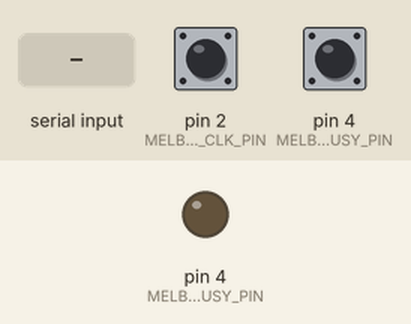
Recording of a program running on a simulated Arduino Nano, built with avr-gcc and run on an emulated ATmega328P. Parts: output pins drawn as LEDs (lit = HIGH). Inputs (shaded band) come from the test bench; at power-on: pin 2 (MELBUS_CLK_PIN) HIGH, pin 4 (MELBUS_BUSY_PIN) HIGH. What the program prints to the serial monitor is not drawn.

Above: at 1.2 s.
1.3 s: "i" received over Serial
At 4.2 s:
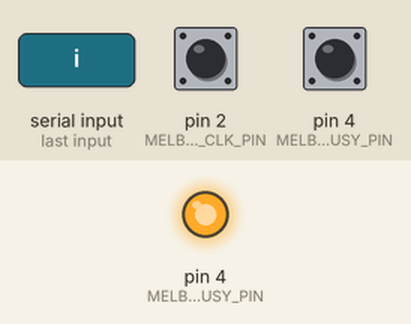
Timing chart, 0 to 5.7 s (numbered marks = the images above; inputs shaded):
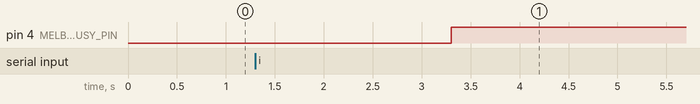

The program:

main.cpp
```cpp
#include <Arduino.h>
#include "melbus.h"

void setup() {
    Serial.begin(115200);
    Serial.print("MELBUS protocol sniffer v1\r\n");
    MELBUS_Init();
}

void loop() {
    bool dataread = false;

    if ( !MELBUS_IsBusy() )
    {
        while(MELBUS_RxBytesAvailable() > 0)
        {
            dataread = true;
            Serial.print(MELBUS_ReadByte(), HEX);
            Serial.print(" ");
        }
        if (dataread)
        {
        Serial.print("\r\n");
        }
        dataread = false;
    }

    if (Serial.available())
    {
        char rx = Serial.read();

        switch (rx)
        {
        case 'i':
            MELBUS_BeginBusyInit();
            break;

        default:
            break;
        }
    }

}
```

melbus.h
```cpp
// (licence header left out)
#ifndef MELBUS_H
#define MELBUS_H

#include <stdint.h>
#include <stdbool.h>

#define MELBUS_CLK_PIN 2
#define MELBUS_DATA_PIN 3
#define MELBUS_BUSY_PIN 4

typedef uint8_t MELBUS_byte_t;

bool MELBUS_Init();

void MELBUS_BeginBusyInit(void);

void MELBUS_SendByte(const MELBUS_byte_t byte);

uint32_t MELBUS_RxBytesAvailable(void);

MELBUS_byte_t MELBUS_ReadByte(void);

bool MELBUS_ConfirmSync(void);

bool MELBUS_IsBusy();

uint32_t MELBUS_GetAvgFreq();

#endif
```

queue.h
```cpp
// (licence header left out)
#ifndef QUEUE_H
#define QUEUE_H

#include "melbus.h"

#define QUEUE_SIZE 128

class MelbusQueue
{
public:
    MelbusQueue();
    void Push(const MELBUS_byte_t byte);
    MELBUS_byte_t Pop();
    uint32_t Size();
    uint32_t Count();
private:
    MELBUS_byte_t m_buffer[QUEUE_SIZE];
    uint32_t m_readIndex;
    uint32_t m_writeIndex;
    uint32_t m_bytesAvailable;
};

#endif
```

melbus.cpp
```cpp
// (licence header left out)
#include "melbus.h"
#include <Arduino.h>
#include "queue.h"

#define INT_NUM 0
#define TIMING_SAMPLES 16
#define TIME_SIZE 8

static MelbusQueue f_rxQueue;
static MelbusQueue f_txQueue;

static volatile MELBUS_byte_t f_rxByte;
static uint8_t f_rxByteBitIndex;

static uint32_t f_timingBegin;
static uint32_t f_timingEnd;
static uint8_t f_timingCounter;

static uint32_t f_times[TIME_SIZE];
static uint8_t f_timesIndex;

static void MelbusRxInterrupt();

bool MELBUS_Init()
{
    f_rxByteBitIndex = 7;
    f_rxByte = 0x00;
    f_timingCounter = 0;
    f_timesIndex = 0;

    memset(f_times, 0, sizeof(f_times));

    pinMode(MELBUS_CLK_PIN, INPUT_PULLUP);
    pinMode(MELBUS_BUSY_PIN, INPUT_PULLUP);
    pinMode(MELBUS_DATA_PIN, INPUT_PULLUP);

    attachInterrupt(digitalPinToInterrupt(MELBUS_CLK_PIN), MelbusRxInterrupt, FALLING);
    return true;
}

void MELBUS_BeginBusyInit(void)
{
    EIMSK &= ~(1<<INT0);
    while(digitalRead(MELBUS_BUSY_PIN) == LOW);
    delayMicroseconds(10);
    pinMode(MELBUS_BUSY_PIN, OUTPUT);

    digitalWrite(MELBUS_BUSY_PIN, LOW);
    delay(2000);
    digitalWrite(MELBUS_BUSY_PIN, HIGH);

    pinMode(MELBUS_BUSY_PIN, INPUT_PULLUP);
    EIMSK |= (1<<INT0);
}

void MELBUS_SendByte(const MELBUS_byte_t byte)
{
    EIMSK &= ~(1 << INT_NUM);

    DDRD |= (1 << MELBUS_DATA_PIN);

    for (char i = 7; i >= 0; i--)
    {
        while (PIND & (1 << MELBUS_CLK_PIN)) {}
        if (byte & (1 << i)) {
            PORTD |= (1 << MELBUS_DATA_PIN);
        }
        else {
            PORTD &= ~(1 << MELBUS_DATA_PIN);
        }
        while (!(PIND & (1 << MELBUS_CLK_PIN))) {}
    }
    delayMicroseconds(20);
    PORTD |= 1 << MELBUS_DATA_PIN;
    DDRD &= ~(1 << MELBUS_DATA_PIN);

    EIFR |= 1 << INT_NUM;
    EIMSK |= (1 << INT_NUM);
}

uint32_t MELBUS_RxBytesAvailable(void)
{
    return f_rxQueue.Count();
}

MELBUS_byte_t MELBUS_ReadByte(void)
{
    return f_rxQueue.Pop();
}

bool MELBUS_ConfirmSync(void)
{
    if(digitalRead(MELBUS_BUSY_PIN) == HIGH)
    {
        if(f_rxByteBitIndex != 7)
        {
            f_rxByteBitIndex = 7;
            return false;
        }
    }
    return true;
}

bool MELBUS_IsBusy()
{
    return (digitalRead(MELBUS_BUSY_PIN) == LOW);
}

void MelbusRxInterrupt(void)
{
    if(digitalRead(MELBUS_DATA_PIN) == HIGH)
    {
        f_rxByte |= (1<<f_rxByteBitIndex);
    }
    else
    {
        f_rxByte &= ~(1<<f_rxByteBitIndex);
    }

    if (f_rxByteBitIndex == 0)
    {
        // Byte ready
        f_rxQueue.Push(f_rxByte);

        f_rxByteBitIndex = 7;
        f_rxByte = 0x00;
    }
    else
    {
        f_rxByteBitIndex--;
    }
}

uint32_t MELBUS_GetAvgFreq()
{
    uint32_t totalTime;
    for (uint8_t i = 0; i < TIME_SIZE; i++)
    {
        totalTime += f_times[i];
    }

    return f_times[0];
}
```

queue.cpp
```cpp
// (licence header left out)
#include "queue.h"

MelbusQueue::MelbusQueue()
{
    m_bytesAvailable = 0;
    m_readIndex = 0;
    m_writeIndex = 0;

    for(uint32_t i = 0; i < QUEUE_SIZE; i++)
    {
        m_buffer[i] = 0x00;
    }
}

void MelbusQueue::Push(const MELBUS_byte_t byte)
{
    m_buffer[m_writeIndex++] = byte;
    m_bytesAvailable++;

    if(m_writeIndex >= QUEUE_SIZE)
    {
        m_writeIndex = 0;
    }
    if(m_bytesAvailable > QUEUE_SIZE)
    {
        m_bytesAvailable = QUEUE_SIZE;
    }
}

MELBUS_byte_t MelbusQueue::Pop()
{
    MELBUS_byte_t returnByte = 0x00;
    if(m_bytesAvailable > 0)
    {
        returnByte = m_buffer[m_readIndex++];
        m_bytesAvailable--;

        if(m_readIndex >= QUEUE_SIZE)
        {
            m_readIndex = 0;
        }
    }

    return returnByte;
}

uint32_t MelbusQueue::Size()
{
    return QUEUE_SIZE;
}

uint32_t MelbusQueue::Count()
{
    return m_bytesAvailable;
}
```

Measured:
- after the input at 1.3 s, pin 4 (MELBUS_BUSY_PIN): LOW → HIGH after 2.0 s
